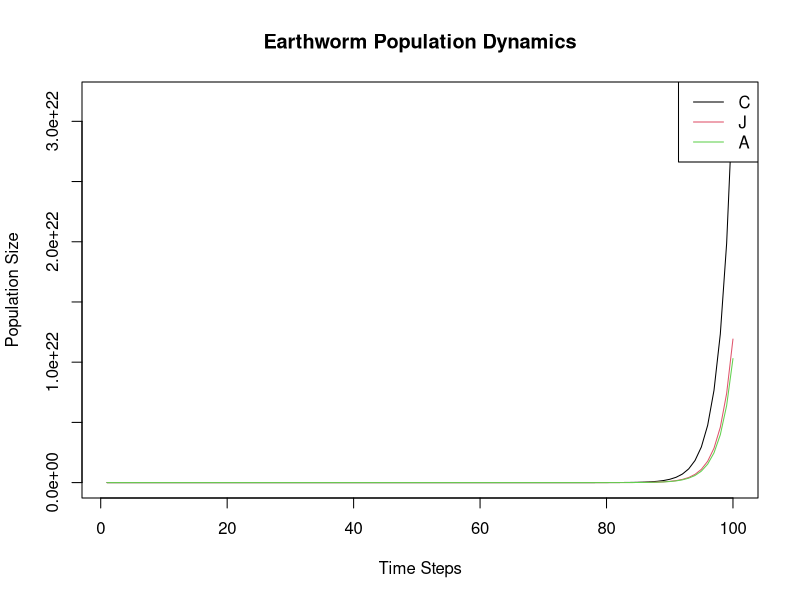
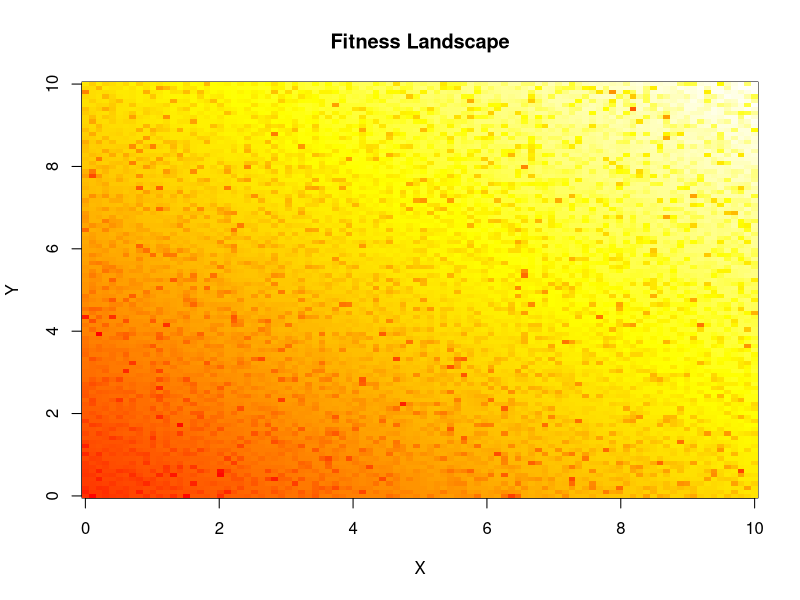
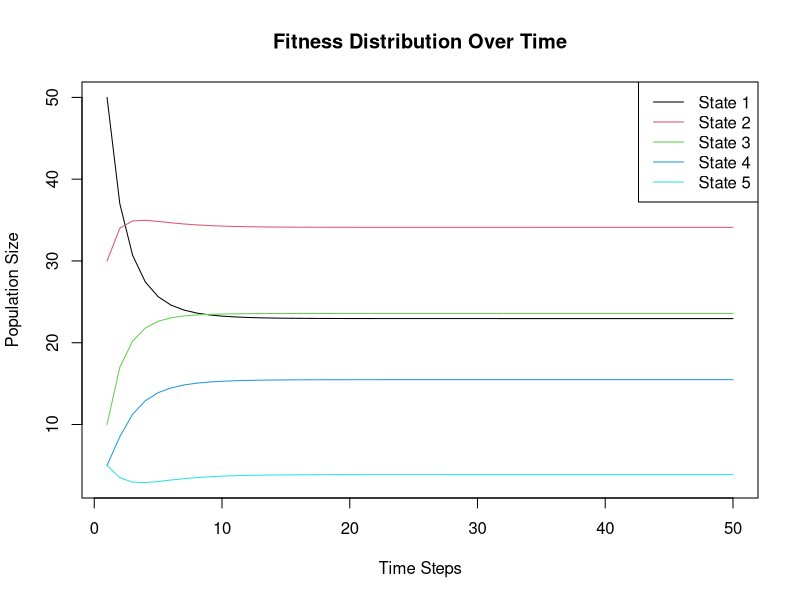
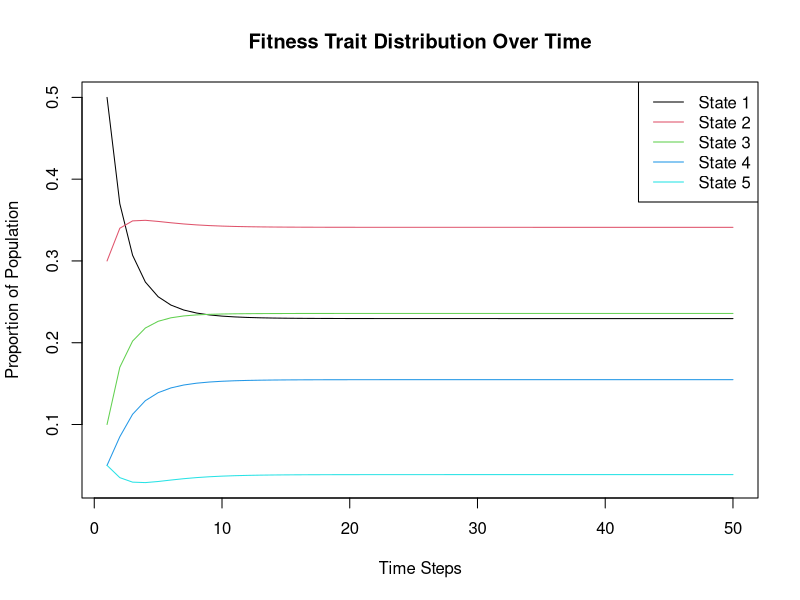
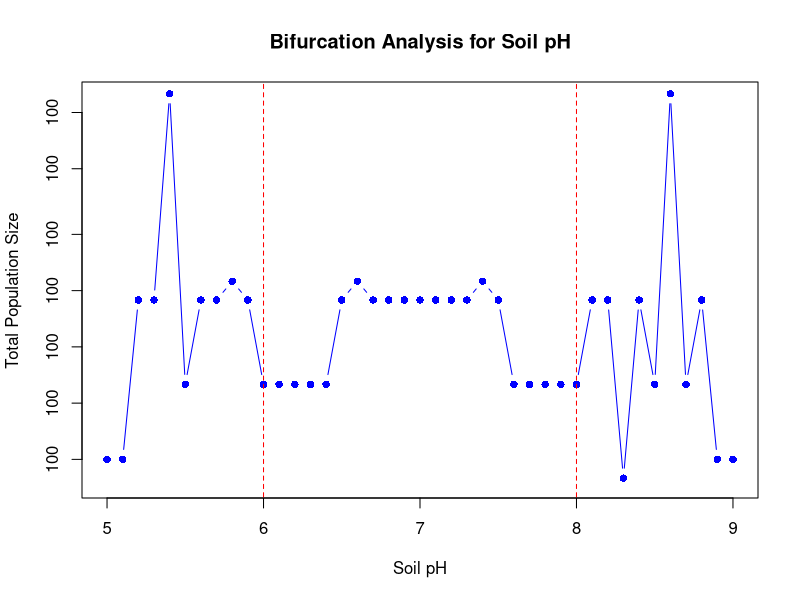
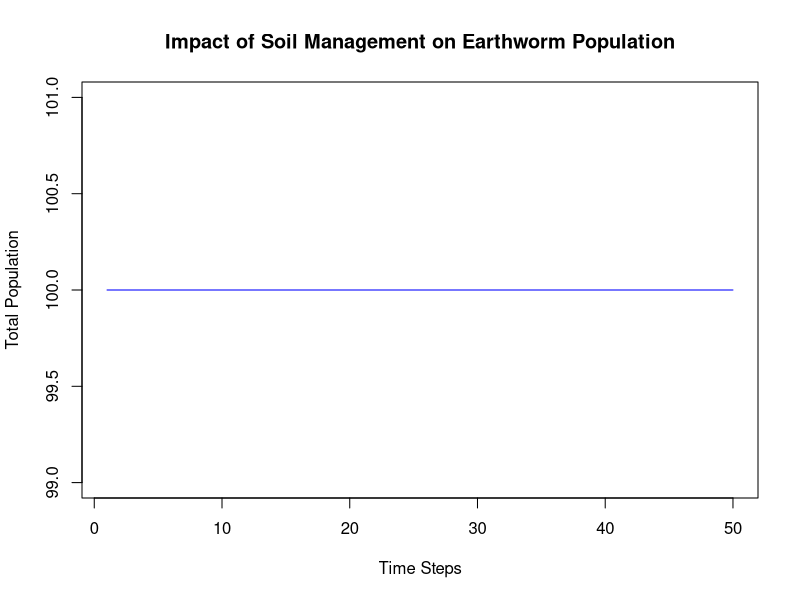
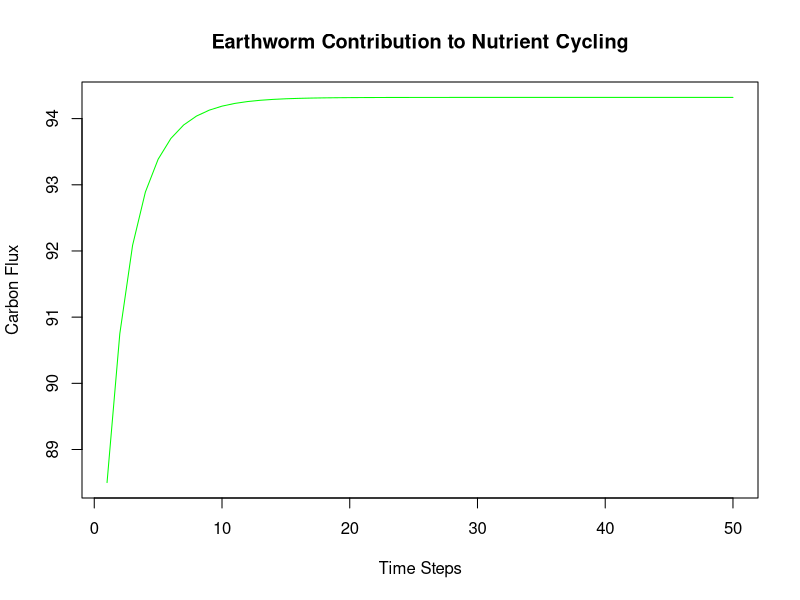
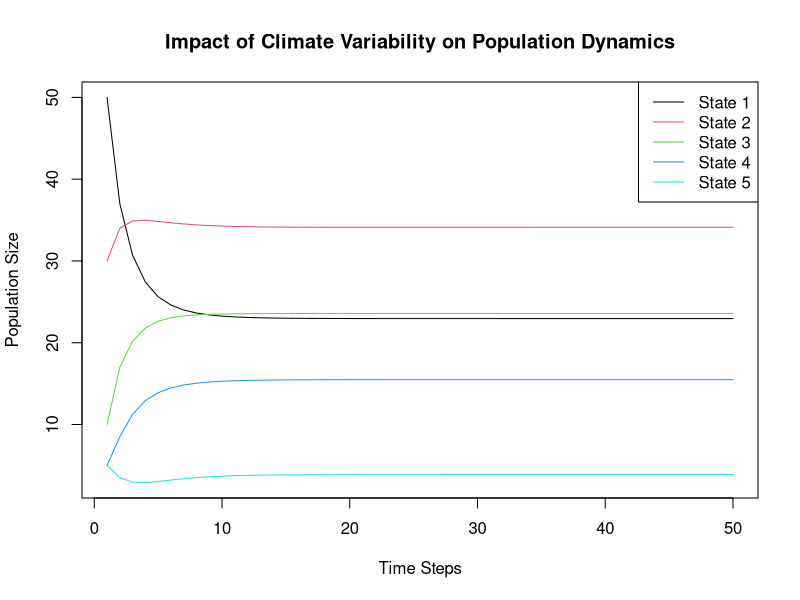

The R script that drew these images, in order:
## ---- chunk 1
knitr::opts_chunk$set(echo = TRUE)
## ---- chunk 2
# Parameters
initial_population <- list(C = 100, J = 50, A = 20)
transition_probs <- list(p_c = 0.6, p_j = 0.7, p_a = 0.8)
r_a <- 5
n_steps <- 100

# Initialize population
population <- matrix(0, nrow = n_steps, ncol = 3)
colnames(population) <- c("C", "J", "A")
population[1, ] <- unlist(initial_population)

# Simulation
for (t in 2:n_steps) {
  # Reproduction by adults
  new_cocoons <- max(0, rpois(1, lambda = r_a * max(0, population[t - 1, "A"])))
  
  # Transition to juveniles
  new_juveniles <- max(0, rbinom(1, size = max(0, population[t - 1, "C"]), prob = transition_probs$p_c))
  
  # Transition to adults
  surviving_adults <- max(0, rbinom(1, size = max(0, population[t - 1, "A"]), prob = transition_probs$p_a))
  new_adults <- max(0, rbinom(1, size = max(0, population[t - 1, "J"]), prob = transition_probs$p_j))
  
  # Update population
  population[t, "C"] <- new_cocoons
  population[t, "J"] <- new_juveniles
  population[t, "A"] <- new_adults + surviving_adults
}

# Plot results
matplot(1:n_steps, population, type = "l", lty = 1, col = 1:3,
        xlab = "Time Steps", ylab = "Population Size",
        main = "Earthworm Population Dynamics")
legend("topright", legend = colnames(population), col = 1:3, lty = 1)
## ---- chunk 3
# Parameters
n_steps <- 100
x_coords <- seq(0, 10, length.out = 100)
y_coords <- seq(0, 10, length.out = 100)
time <- 1:n_steps

# Environmental parameters
pH_opt <- 7
M_opt <- 0.3
T_opt <- 20
k1 <- 1
k2 <- 10
k3 <- 10

# Initialize fitness grids
pH <- outer(x_coords, y_coords, function(x, y) pH_opt + 0.1 * (x + y))
moisture <- M_opt + rnorm(length(x_coords) * length(y_coords), mean = 0, sd = 0.05)
temperature <- T_opt + 5 * sin(2 * pi * time / n_steps)

# Fitness calculation
fitness_env <- function(pH, M, T) {
  F_pH <- 1 / (1 + exp(-k1 * (pH - pH_opt)))
  F_M <- exp(-k2 * (M - M_opt)^2)
  F_T <- exp(-k3 * (T - T_opt)^2)
  F_pH * F_M * F_T
}

# Simulate fitness over time
fitness <- array(NA, dim = c(length(x_coords), length(y_coords), n_steps))
for (t in time) {
  fitness[,,t] <- fitness_env(pH, moisture, temperature[t])
}

# Visualize fitness at final time step
image(x_coords, y_coords, fitness[,,n_steps], main = "Fitness Landscape", xlab = "X", ylab = "Y", col = heat.colors(100))
## ---- chunk 4
# Parameters
n_states <- 5  # Number of fitness states
n_steps <- 50  # Number of time steps
initial_population <- c(50, 30, 10, 5, 5)  # Initial distribution across states

# Baseline transition matrix
P <- matrix(c(
  0.6, 0.3, 0.1, 0.0, 0.0,
  0.2, 0.5, 0.2, 0.1, 0.0,
  0.1, 0.3, 0.4, 0.2, 0.0,
  0.0, 0.2, 0.3, 0.4, 0.1,
  0.0, 0.0, 0.1, 0.3, 0.6
), nrow = n_states, byrow = TRUE)

# Fitness modifiers (environmental effects)
environmental_fitness <- function(t) {
  # Example: Sinusoidal temperature effect
  temp_effect <- exp(-0.1 * (sin(2 * pi * t / n_steps) - 1)^2)
  moisture_effect <- exp(-0.05 * (runif(1, 0.8, 1.2) - 1)^2)
  pH_effect <- exp(-0.03 * (runif(1, 0.9, 1.1) - 1)^2)
  temp_effect * moisture_effect * pH_effect
}

# Simulate population dynamics
population <- matrix(0, nrow = n_steps, ncol = n_states)
population[1, ] <- initial_population

for (t in 2:n_steps) {
  fitness_mod <- environmental_fitness(t)
  modified_P <- P * fitness_mod
  modified_P <- sweep(modified_P, 1, rowSums(modified_P), FUN = "/")  # Normalize rows
  population[t, ] <- population[t - 1, ] %*% modified_P
}

# Visualization
matplot(1:n_steps, population, type = "l", lty = 1, col = 1:n_states,
        xlab = "Time Steps", ylab = "Population Size",
        main = "Fitness Distribution Over Time")
legend("topright", legend = paste("State", 1:n_states), col = 1:n_states, lty = 1)
## ---- chunk 5
# Parameters for simulation
n_states <- 5  # Number of fitness states
n_steps <- 50  # Number of time steps
initial_population <- c(50, 30, 10, 5, 5)  # Initial distribution across states

# Transition matrix (example)
P <- matrix(c(
  0.6, 0.3, 0.1, 0.0, 0.0,
  0.2, 0.5, 0.2, 0.1, 0.0,
  0.1, 0.3, 0.4, 0.2, 0.0,
  0.0, 0.2, 0.3, 0.4, 0.1,
  0.0, 0.0, 0.1, 0.3, 0.6
), nrow = n_states, byrow = TRUE)

# Simulate population dynamics
population <- matrix(0, nrow = n_steps, ncol = n_states)
population[1, ] <- initial_population

for (t in 2:n_steps) {
  population[t, ] <- population[t - 1, ] %*% P
}
## ---- chunk 6
# Calculate proportions for each fitness category
total_population <- rowSums(population)
proportions <- sweep(population, 1, total_population, FUN = "/")

# Calculate variance for each category
variances <- apply(proportions, 2, var)

# Plot proportions over time
matplot(1:n_steps, proportions, type = "l", lty = 1, col = 1:n_states,
        xlab = "Time Steps", ylab = "Proportion of Population",
        main = "Fitness Trait Distribution Over Time")
legend("topright", legend = paste("State", 1:n_states), col = 1:n_states, lty = 1)
## ---- chunk 7
# Parameters for bifurcation analysis
pH_values <- seq(5, 9, by = 0.1)
population_sizes <- numeric(length(pH_values))

# Simulate population sizes for varying pH
for (i in seq_along(pH_values)) {
  pH <- pH_values[i]
  fitness <- exp(-0.1 * abs(pH - 7))  # Environmental fitness factor
  modified_P <- P * fitness
  modified_P <- sweep(modified_P, 1, rowSums(modified_P), FUN = "/")
  population_sim <- initial_population
  for (t in 1:n_steps) {
    population_sim <- population_sim %*% modified_P
  }
  population_sizes[i] <- sum(population_sim)
}

# Plot bifurcation diagram
plot(pH_values, population_sizes, type = "b", pch = 16, col = "blue",
     xlab = "Soil pH", ylab = "Total Population Size",
     main = "Bifurcation Analysis for Soil pH")
abline(v = c(6, 8), col = "red", lty = 2)  # Example critical thresholds
## ---- chunk 8
# Parameters for simulation
n_states <- 5  # Number of fitness states
n_steps <- 50  # Number of time steps
initial_population <- c(50, 30, 10, 5, 5)  # Initial distribution across states

# Transition matrix (example)
P <- matrix(c(
  0.6, 0.3, 0.1, 0.0, 0.0,
  0.2, 0.5, 0.2, 0.1, 0.0,
  0.1, 0.3, 0.4, 0.2, 0.0,
  0.0, 0.2, 0.3, 0.4, 0.1,
  0.0, 0.0, 0.1, 0.3, 0.6
), nrow = n_states, byrow = TRUE)

# Ensure matrix rows sum to 1
P <- sweep(P, 1, rowSums(P), FUN = "/")
## ---- chunk 9
# Adjust fitness contributions for soil amendment
pH_effect <- exp(-0.1 * abs(7 - 6.5))  # Optimal pH after liming
moisture_effect <- exp(-0.05 * (0.3 - 0.35)^2)  # Optimal moisture
nutrient_effect <- 1.2  # Increased nutrients from compost

# Combined environmental fitness factor
fitness_factor <- pH_effect * moisture_effect * nutrient_effect

# Adjust transition matrix
modified_P <- P * fitness_factor
modified_P <- sweep(modified_P, 1, rowSums(modified_P), FUN = "/")

# Simulate population
total_population <- matrix(0, nrow = n_steps, ncol = n_states)
total_population[1, ] <- initial_population

for (t in 2:n_steps) {
  total_population[t, ] <- total_population[t - 1, ] %*% modified_P
}

# Plot results
plot(1:n_steps, rowSums(total_population), type = "l", col = "blue",
     xlab = "Time Steps", ylab = "Total Population",
     main = "Impact of Soil Management on Earthworm Population")
## ---- chunk 10
# Parameters for nutrient cycling
cycling_efficiency <- c(0.8, 0.9, 1.0, 1.1, 1.2)  # Efficiency per fitness category
carbon_flux <- numeric(n_steps)

# Calculate carbon flux over time
for (t in 1:n_steps) {
  carbon_flux[t] <- sum(total_population[t, ] * cycling_efficiency)
}

# Plot nutrient cycling efficiency
plot(1:n_steps, carbon_flux, type = "l", col = "green",
     xlab = "Time Steps", ylab = "Carbon Flux",
     main = "Earthworm Contribution to Nutrient Cycling")
## ---- chunk 11
# Initialize population matrix for climate variation
population_climate <- matrix(0, nrow = n_steps, ncol = n_states)
population_climate[1, ] <- initial_population

# Simulate temperature and moisture variation
for (t in 2:n_steps) {
  temperature_effect <- exp(-0.1 * (sin(2 * pi * t / 50) - 0.2)^2)
  moisture_effect <- exp(-0.05 * (runif(1, 0.25, 0.35) - 0.3)^2)
  fitness_factor <- temperature_effect * moisture_effect

  # Adjust transition matrix
  modified_P <- P * fitness_factor
  modified_P <- sweep(modified_P, 1, rowSums(modified_P), FUN = "/")

  population_climate[t, ] <- population_climate[t - 1, ] %*% modified_P
}

# Plot population dynamics under climate variability
matplot(1:n_steps, population_climate, type = "l", lty = 1, col = 1:n_states,
        xlab = "Time Steps", ylab = "Population Size",
        main = "Impact of Climate Variability on Population Dynamics")
legend("topright", legend = paste("State", 1:n_states), col = 1:n_states, lty = 1)
